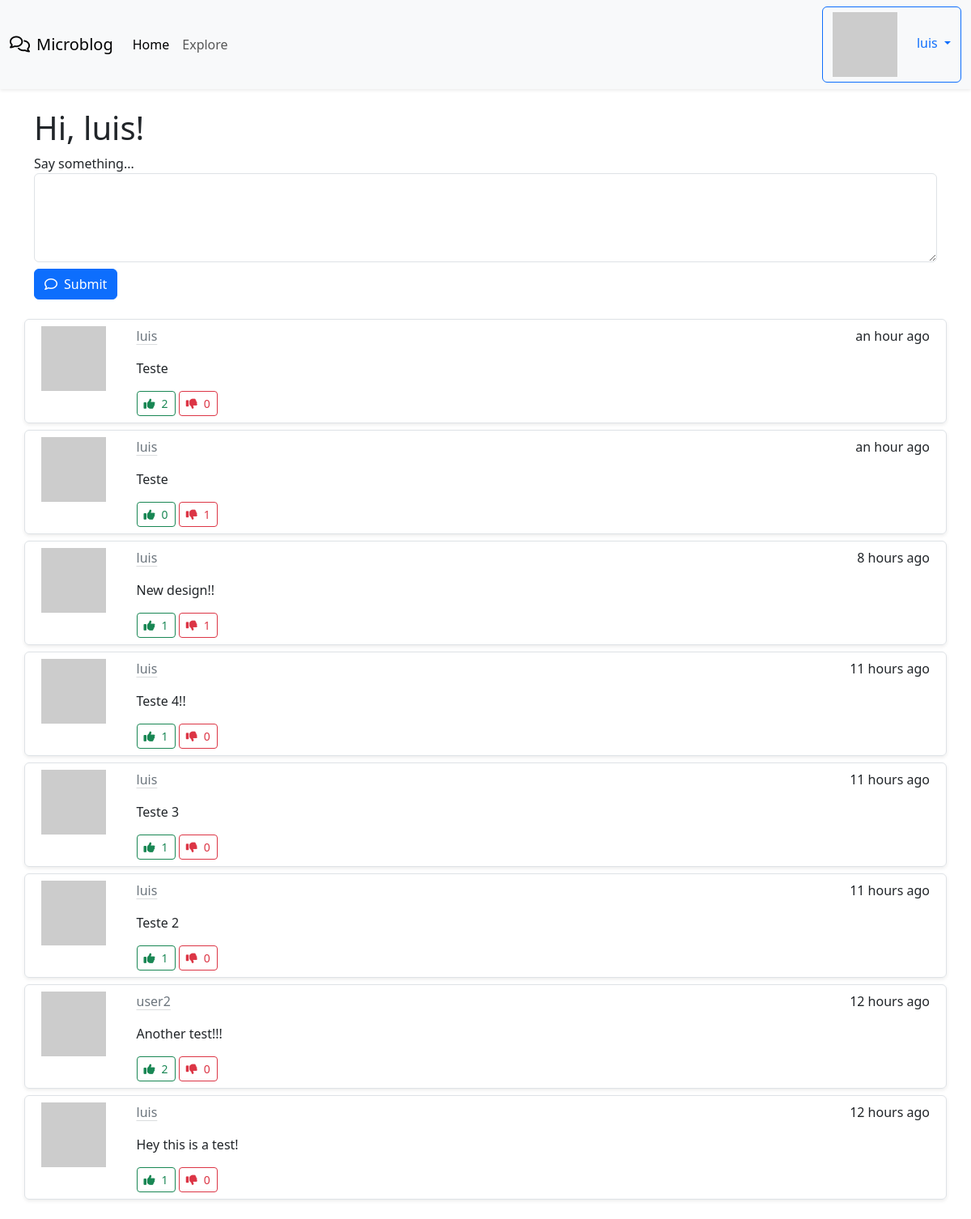
The app's page /index (signed in) with its own data.
### app/models.py (models this page shows, shortened)
class User(UserMixin, db.Model):
    id = db.Column(db.Integer, primary_key = True)
    username = db.Column(db.String(64), index = True, unique = True)
    email = db.Column(db.String(120), index = True, unique = True)
    password_hash = db.Column(db.String(128))
    posts = db.relationship('Post', backref='author', lazy='dynamic')
    about_me = db.Column(db.String(140))
    last_seen = db.Column(db.DateTime, default=datetime.utcnow)
    followed = db.relationship(
        'User', secondary=followers,
        primaryjoin=(followers.c.follower_id == id),
        secondaryjoin=(followers.c.followed_id == id),
        backref=db.backref('followers', lazy='dynamic'), lazy='dynamic'
    )
    upvotes = db.relationship('Upvote', backref='user', lazy='dynamic')
    downvotes = db.relationship('Downvote', backref='user', lazy='dynamic')
    def avatar(self, size):
        digest = md5(self.email.lower().encode('utf-8')).hexdigest()
        return 'https://www.gravatar.com/avatar/{}?d=identicon&s={}'.format(digest, size)
    def followed_posts(self):
        followed = Post.query.join(
            followers, (followers.c.followed_id == Post.user_id)).filter(
                followers.c.follower_id == self.id)
        own = Post.query.filter_by(user_id=self.id)
        return followed.union(own).order_by(Post.timestamp.desc())

class Post(db.Model):
    id = db.Column(db.Integer, primary_key=True)
    body = db.Column(db.String(140))
    timestamp = db.Column(db.DateTime, index=True, default=datetime.utcnow)
    user_id = db.Column(db.Integer, db.ForeignKey('user.id'))
    language = db.Column(db.String(5))
    upvotes = db.relationship('Upvote', backref='post', lazy='dynamic')
    downvotes = db.relationship('Downvote', backref='post', lazy='dynamic')

### app/main/routes.py (the view, shortened to what this page needs)
@bp.route('/', methods=['GET', 'POST'])
@bp.route('/index', methods=['GET', 'POST'])
@login_required
def index():
    form = PostForm()
    page = request.args.get('page', 1, type=int)
    posts = current_user.followed_posts().paginate(page=page, per_page=current_app.config['POSTS_PER_PAGE'], error_out=False)
    next_url = url_for('main.index', page=posts.next_num) if posts.has_next else None
    prev_url = url_for('main.index', page=posts.prev_num) if posts.has_prev else None
    return render_template('index.html', title='Home', form=form, posts=posts.items, next_url=next_url, prev_url=prev_url)

### app/main/forms.py
class PostForm(FlaskForm):
    post = TextAreaField(_l('Say something...'), validators=[DataRequired(), Length(min=1, max=140)])
    submit = SubmitField(_l('Submit'))

### app/__init__.py (called while the page is built)
def get_locale():
    return request.accept_languages.best_match(current_app.config['LANGUAGES'])

### app/main/routes.py (called while the page is built)
@bp.before_request
def before_request():
    if current_user.is_authenticated:
        current_user.last_seen = datetime.utcnow()
        db.session.commit()
    g.locale = str(get_locale())

### app/models.py (called while the page is built)
@login.user_loader
def load_user(id):
    return User.query.get(int(id))

### app/templates/index.html (shortened to what this page needs)
{% extends "base.html" %}
{% block content %}
<div class="container mt-4">
  <h1>{{ _('Hi, %(username)s!', username=current_user.username) }}</h1>
  {% if form %}
  <form action="" method="post">
      <div class="form-group">
          <label for="{{ form.post.id }}">{{ form.post.label }}</label>
          {{ form.post(class="form-control", rows=4) }}
      </div>
      <button type="submit" class="btn btn-primary mt-2"><i class="fa-regular fa-comment me-2"></i>{{_('Submit')}}</button>
  </form>
  {% endif %}
  <div class="mt-4">
      {% for post in posts %}
      {% include "_post.html" %}
      {% endfor %}
  </div>
</div>
{% endblock %}

### app/templates/base.html (shortened to what this page needs)
<!doctype html>
<html lang="en">
    <head>
        {% block head %}
        {% block styles %}
            {{ bootstrap.load_css() }}
        {% endblock %}
        {% endblock %}
    </head>
    <body>
      <nav class="navbar navbar-expand-lg bg-body-tertiary shadow-sm">
        <div class="container-fluid">
          <a class="navbar-brand" href="{{ url_for('main.index') }}"><i class="fa-regular fa-comments me-2"></i>Microblog</a>
          <div class="collapse navbar-collapse" id="navbarNav">
            <ul class="navbar-nav">
              <li class="nav-item">
                <a class="nav-link active" aria-current="page" href="{{ url_for('main.index') }}">{{_('Home')}}</a>
              </li>
              <li class="nav-item">
                <a class="nav-link" href="{{ url_for('main.explore') }}">{{_('Explore')}}</a>
              </li>
            </ul>
            <ul class="navbar-nav ms-auto">
              {% if current_user.is_anonymous %}
              <li class="nav-item">
                  <a class="btn btn-primary" href="{{ url_for('auth.login') }}">{{_('Login')}}</a>
              </li>
              {% else %}
              <li class="nav-item dropdown">
                <a class="dropdown-toggle btn btn-outline-primary" href="#" role="button" data-bs-toggle="dropdown" aria-expanded="false">
                  <img class="me-4" src="{{ current_user.avatar(36) }}" />{{ current_user.username }}
                </a>
              </li>
              {% endif %}
          </ul>
          </div>
        </div>
      </nav>
      {% block content %}{% endblock %}
  </body>
</html>

### app/templates/_post.html
<div class="row border rounded shadow-sm my-2 p-2">
  <div class="col-1 d-flex align-items-center">
    <img src="{{ post.author.avatar(64) }}" class="align-self-start mr-3" alt="{{ post.author.username }} Avatar">
  </div>
  <div class="col ms-4">
    <div class="d-flex flex-row justify-content-between">
      <a class="link-secondary link-offset-2 link-underline-opacity-25 link-underline-opacity-100-hover" href="{{ url_for('main.user', username=post.author.username) }}">{{ post.author.username }}</a>
      <p>{{ moment(post.timestamp).fromNow() }}</p>
    </div>
    <p>{{ post.body }}</p>
    <form action="/upvote_post/{{post.id}}" method="POST" class="d-inline">
      <button type="submit" class="btn btn-outline-success btn-sm">
        <i class="fa-solid fa-thumbs-up me-2"></i>{{ post.upvotes.count() }}
      </button>
    </form>
    <form action="/downvote_post/{{post.id}}" method="POST" class="d-inline">
      <button type="submit" class="btn btn-outline-danger btn-sm">
        <i class="fa-solid fa-thumbs-down me-2"></i>{{ post.downvotes.count() }}
      </button>
    </form>
  </div>
</div>

### records on screen
User: username "luis"
Post: author.username "luis", timestamp "an hour ago", body "Teste", upvotes.count "2", downvotes.count "0"
Post: author.username "luis", timestamp "an hour ago", body "Teste", upvotes.count "0", downvotes.count "1"
Post: author.username "luis", timestamp "8 hours ago", body "New design!!", upvotes.count "1", downvotes.count "1"
Post: author.username "luis", timestamp "11 hours ago", body "Teste 4!!", upvotes.count "1", downvotes.count "0"
Post: author.username "luis", timestamp "11 hours ago", body "Teste 3", upvotes.count "1", downvotes.count "0"
Post: author.username "luis", timestamp "11 hours ago", body "Teste 2", upvotes.count "1", downvotes.count "0"
Post: author.username "user2", timestamp "12 hours ago", body "Another test!!!", upvotes.count "2", downvotes.count "0"
Post: author.username "luis", timestamp "12 hours ago", body "Hey this is a test!", upvotes.count "1", downvotes.count "0"
